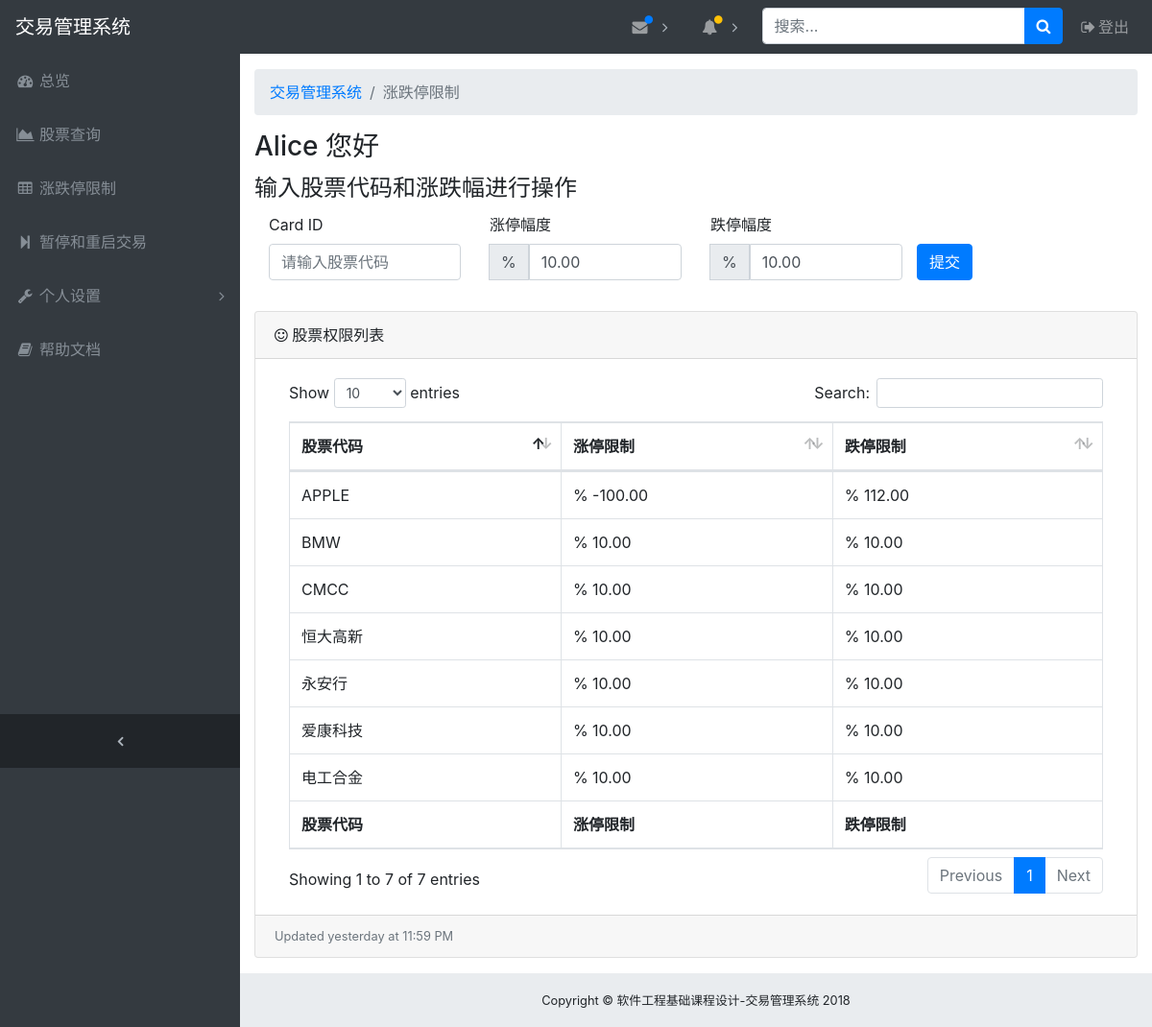
The page /confine (signed in) on the database as committed earlier.
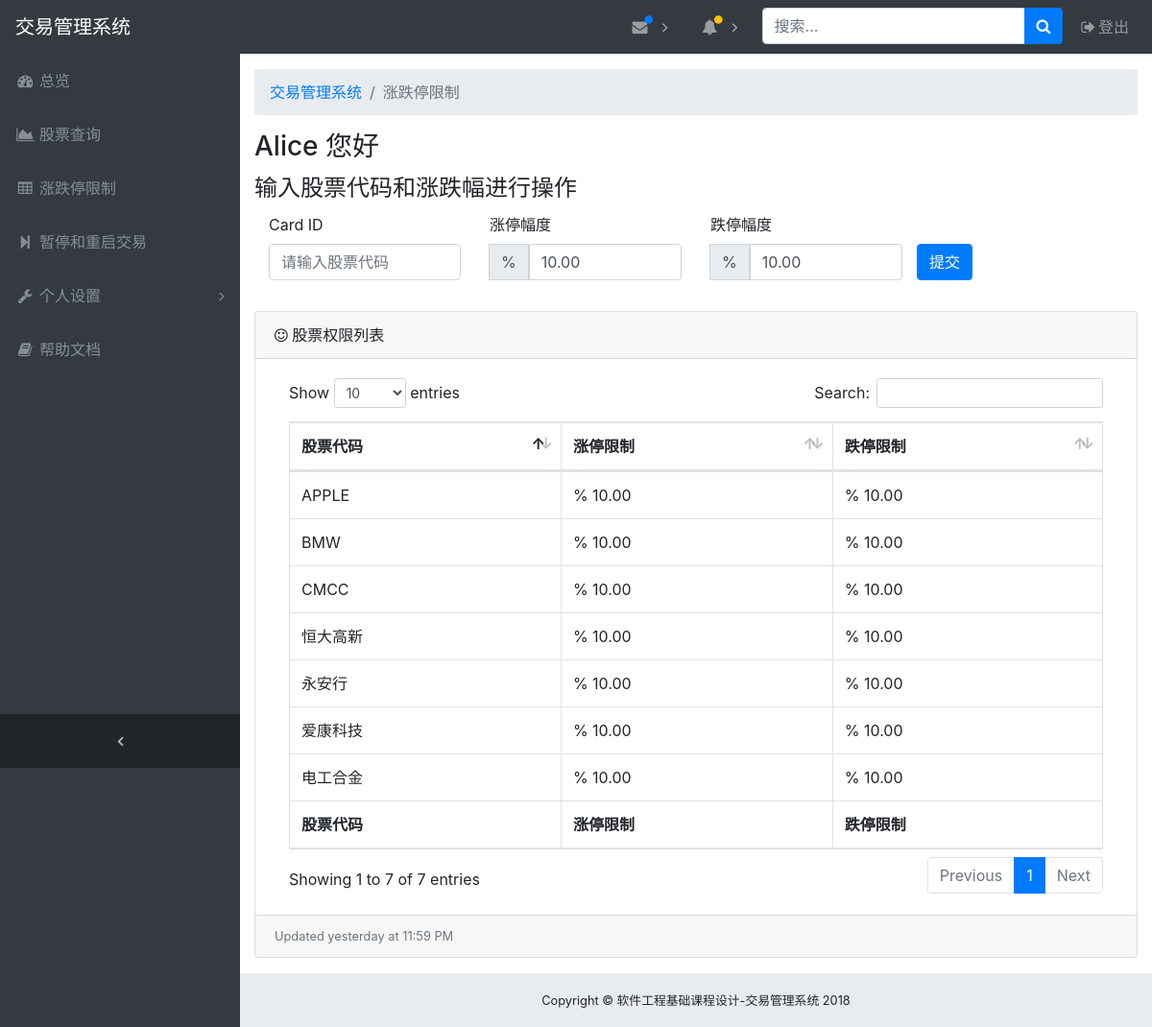
The same page on the database as committed later.
### app/models.py (models this page shows, shortened)
class Admin ( db.Model ):
    __tablename__ = "admin"
    id = db.Column ( db.String ( 32 ), primary_key=True )
    password_hash = db.Column ( db.String ( 32 ) )
    is_root = db.Column ( db.Boolean, default=False )
    def get_id(self):
        return self.id
    @property
    def password(self):
        raise AttributeError ( "Password unaccessible" )

class Stock ( db.Model ):
    __tablename__ = "stock"
    stock_inner_id = db.Column ( db.Integer, primary_key=True, autoincrement=True )
    stock_name = db.Column ( db.String ( 40 ), index=True )
    is_trading = db.Column ( db.Boolean, default=True )
    up_confine = db.Column ( db.DECIMAL ( 7, 2 ), default=10 )
    down_confine = db.Column ( db.DECIMAL ( 7, 2 ), default=10 )

### app/views.py (the view, shortened to what this page needs)
@app.route ( '/confine', methods=['GET', 'POST'] )
@login_required
def confine():
    form = ConfineForm ()
    auth_list = None
    user_id = current_user.get_id ()
    auth_list = Auth.query.filter_by ( admin_id=user_id )
    stock_list = []
    for auth in auth_list:
        stock_list.append ( Stock.query.filter_by ( stock_name=auth.stock_id ).first () )
    return render_template ( "confine.html", username=current_user.get_id (), stock_list=stock_list, form=form )

### app/forms.py
class ConfineForm ( FlaskForm ):
    stock_name = StringField ( "stock_name", validators=[DataRequired ()] )
    down_confine = DecimalField ( "down_confine", validators=[DataRequired ()] )
    up_confine = DecimalField ( "up_confine", validators=[DataRequired ()] )

### app/views.py (called while the page is built)
@app.before_request
def before_request():
    g.user = current_user

@lm.user_loader
def load_user(id):
    return Admin.query.get ( id )

### app/templates/confine.html (shortened to what this page needs)
{% set current_page = "涨跌停限制" %}
{% extends 'base.html' %}
{% block body %}
<div class="row clearfix">
    <div class="container">
        <h3>{{username}} 您好</h3>
        <legend>输入股票代码和涨跌幅进行操作</legend>
        <div class="col-md-12 column">
            <form method="POST" action="{{url_for('confine')}}" class="form-horizontal">
                <fieldset>
                    <div class="form-group">
                        <div class="row clearfix">
                            <div class="col-md-3 column">
                                <label>Card ID</label>
                                <input type="text" class="form-control required"
                                       name="stock_name" maxlength="40" placeholder="请输入股票代码">
                            </div>
                            <div class="col-md-3 column">
                                <label>涨停幅度</label>
                                <div class="input-group mb-3">
                                    <div class="input-group-append">
                                        <span class="input-group-text">%</span>
                                    </div>
                                    <input type="text" class="form-control required"
                                           name="up_confine"
                                           value="10.00" maxlength="16">
                                </div>
                            </div>
                            <div class="col-md-3 column">
                                <label>跌停幅度</label>
                                <div class="input-group mb-3">
                                    <div class="input-group-append">
                                        <span class="input-group-text">%</span>
                                    </div>
                                    <input type="text" class="form-control required"
                                           name="down_confine"
                                           value="10.00" maxlength="16">
                                </div>
                            </div>
                            <div class="col-md-offset-10 column">
                                <label>&nbsp;</label>
                                <br>
                                <button type="submit" class="btn btn-primary">提交</button>
                            </div>
                        </div>
                    </div>
                </fieldset>
            </form>
        </div>
    </div>
</div>
<div class="card mb-3">
    <div class="card-header">
        <i class="fa fa-smile-o"></i> 股票权限列表
    </div>
    <div class="card-body">
        <div class="table-responsive">
            <table class="table table-bordered" id="dataTable" width="100%" cellspacing="0">
                <thead>
                <tr>
                    <th>股票代码</th>
                    <th>涨停限制</th>
                    <th>跌停限制</th>
                </tr>
                </thead>
                <tfoot>
                <tr>
                    <th>股票代码</th>
                    <th>涨停限制</th>
                    <th>跌停限制</th>
                </tr>
                </tfoot>
                <tbody>
                {% for row in stock_list %}
                <tr>
                    <td>{{ row.stock_name }}</td>
                    <td>% {{ row.up_confine }}</td>
                    <td>% {{ row.down_confine }}</td>
                </tr>
                {% endfor %}
                </tbody>
            </table>
        </div>
    </div>
    <div class="card-footer small text-muted">Updated yesterday at 11:59 PM</div>
</div>
{% endblock%}

### app/templates/base.html (shortened to what this page needs)
<!DOCTYPE html>
<html lang="en">
<head>
    <link href="../static/vendor/bootstrap/css/bootstrap.min.css" rel="stylesheet">
    <link href="../static/vendor/font-awesome/css/font-awesome.min.css" rel="stylesheet" type="text/css">
    <link href="../static/vendor/datatables/dataTables.bootstrap4.css" rel="stylesheet">
    <link href="../static/css/sb-admin.css" rel="stylesheet">
</head>
<body class="fixed-nav sticky-footer bg-dark" id="page-top">
<nav class="navbar navbar-expand-lg navbar-dark bg-dark fixed-top" id="mainNav">
    <a class="navbar-brand" href="index.html">交易管理系统</a>
    <div class="collapse navbar-collapse" id="navbarResponsive">
        <ul class="navbar-nav navbar-sidenav" id="exampleAccordion">
            <li class="nav-item" data-toggle="tooltip" data-placement="right" title="Dashboard">
                <a class="nav-link" href="index.html">
                    <i class="fa fa-fw fa-dashboard"></i>
                    <span class="nav-link-text">总览</span>
                </a>
            </li>
            <li class="nav-item" data-toggle="tooltip" data-placement="right" title="Charts">
                <a class="nav-link" href="query">
                    <i class="fa fa-fw fa-area-chart"></i>
                    <span class="nav-link-text">股票查询</span>
                </a>
            </li>
            <li class="nav-item" data-toggle="tooltip" data-placement="right" title="Tables">
                <a class="nav-link" href="confine">
                    <i class="fa fa-fw fa-table"></i>
                    <span class="nav-link-text">涨跌停限制</span>
                </a>
            </li>
            <li class="nav-item" data-toggle="tooltip" data-placement="right" title="Config">
                <a class="nav-link" href="/trading">
                    <i class="fa fa-fw fa-step-forward"></i>
                    <span class="nav-link-text">暂停和重启交易</span>
                </a>
            </li>
            <li class="nav-item" data-toggle="tooltip" data-placement="right" title="Menu Levels">
                <a class="nav-link nav-link-collapse collapsed" data-toggle="collapse" href="#collapseMulti"
                   data-parent="#exampleAccordion">
                    <i class="fa fa-fw fa-wrench"></i>
                    <span class="nav-link-text">个人设置</span>
                </a>
            </li>
            <li class="nav-item" data-toggle="tooltip" data-placement="right" title="Link">
                <a class="nav-link" href="/tutorial">
                    <i class="fa fa-fw fa-book"></i>
                    <span class="nav-link-text">帮助文档</span>
                </a>
            </li>
        </ul>
        <ul class="navbar-nav sidenav-toggler">
            <li class="nav-item">
                <a class="nav-link text-center" id="sidenavToggler">
                    <i class="fa fa-fw fa-angle-left"></i>
                </a>
            </li>
        </ul>
        <ul class="navbar-nav ml-auto">
            <li class="nav-item dropdown">
                <a class="nav-link dropdown-toggle mr-lg-2" id="messagesDropdown" href="#" data-toggle="dropdown"
                   aria-haspopup="true" aria-expanded="false">
                    <i class="fa fa-fw fa-envelope"></i>
                    <span class="indicator text-primary d-none d-lg-block">
              <i class="fa fa-fw fa-circle"></i>
            </span>
                </a>
            </li>
            <li class="nav-item dropdown">
                <a class="nav-link dropdown-toggle mr-lg-2" id="alertsDropdown" href="#" data-toggle="dropdown"
                   aria-haspopup="true" aria-expanded="false">
                    <i class="fa fa-fw fa-bell"></i>
                    <span class="indicator text-warning d-none d-lg-block">
              <i class="fa fa-fw fa-circle"></i>
            </span>
                </a>
            </li>
            <li class="nav-item">
                <form class="form-inline my-2 my-lg-0 mr-lg-2">
                    <div class="input-group">
                        <input class="form-control" type="text" placeholder="搜索...">
                        <span class="input-group-append">
                <button class="btn btn-primary" type="button">
                  <i class="fa fa-search"></i>
                </button>
              </span>
                    </div>
                </form>
            </li>
            <li class="nav-item">
                <a class="nav-link" data-toggle="modal" data-target="#exampleModal">
                    <i class="fa fa-fw fa-sign-out"></i>登出</a>
            </li>
        </ul>
    </div>
</nav>
<div class="content-wrapper">
    <div class="container-fluid">
        <ol class="breadcrumb">
            <li class="breadcrumb-item">
                <a href="#">交易管理系统</a>
            </li>
            <li class="breadcrumb-item active">{{current_page}}</li>
        </ol>
        {% block body %}
        {% endblock %}
    </div>
    <footer class="sticky-footer">
        <div class="container">
            <div class="text-center">
                <small>Copyright © 软件工程基础课程设计-交易管理系统 2018</small>
            </div>
        </div>
    </footer>
</div>
</body>
</html>

### app/static/css/sb-admin.css (style rules this page uses)
html { position: relative; min-height: 100%; }
body { overflow-x: hidden; }
body.sticky-footer { margin-bottom: 56px; }
body.sticky-footer .content-wrapper { min-height: calc(100vh - 56px - 56px); }
body.fixed-nav { padding-top: 56px; }
.content-wrapper { min-height: calc(100vh - 56px); padding-top: 1rem; }
#mainNav .navbar-collapse { overflow: auto; max-height: 75vh; }
#mainNav .navbar-collapse .navbar-nav .nav-item .nav-link { cursor: pointer; }
#mainNav .navbar-collapse .navbar-sidenav .nav-link-collapse:after { float: right; content: '\f107'; font-family: 'FontAwesome'; }
#mainNav .navbar-collapse .navbar-sidenav .nav-link-collapse.collapsed:after { content: '\f105'; }
#mainNav .navbar-collapse .sidenav-toggler { display: none; }
#mainNav .navbar-collapse .navbar-nav > .nav-item.dropdown > .nav-link { position: relative; min-width: 45px; }
#mainNav .navbar-collapse .navbar-nav > .nav-item.dropdown > .nav-link:after { float: right; width: auto; content: '\f105'; border: none; font-family: 'FontAwesome'; }
#mainNav .navbar-collapse .navbar-nav > .nav-item.dropdown > .nav-link .indicator { position: absolute; top: 5px; left: 21px; font-size: 10px; }
@media (min-width: 992px) { #mainNav .navbar-brand { width: 250px; } }
@media (min-width: 992px) { #mainNav .navbar-collapse { overflow: visible; max-height: none; } }
@media (min-width: 992px) { #mainNav .navbar-collapse .navbar-sidenav { position: absolute; top: 0; left: 0; -webkit-flex-direction: column; -ms-flex-direction: column; flex-direction: column; margin-top: 56px; } }
@media (min-width: 992px) { #mainNav .navbar-collapse .navbar-sidenav > .nav-item { width: 250px; padding: 0; } }
@media (min-width: 992px) { #mainNav .navbar-collapse .navbar-sidenav > .nav-item > .nav-link { padding: 1em; } }
@media (min-width: 992px) { #mainNav .navbar-collapse .navbar-nav > .nav-item.dropdown > .nav-link { min-width: 0; } }
@media (min-width: 992px) { #mainNav .navbar-collapse .navbar-nav > .nav-item.dropdown > .nav-link:after { width: 24px; text-align: center; } }
#mainNav.fixed-top .sidenav-toggler { display: none; }
@media (min-width: 992px) { #mainNav.fixed-top .navbar-sidenav { height: calc(100vh - 112px); } }
@media (min-width: 992px) { #mainNav.fixed-top .sidenav-toggler { position: absolute; top: 0; left: 0; display: flex; -webkit-flex-direction: column; -ms-flex-direction: column; flex-direction: column; margin-top: calc(100vh - 56px); } }
@media (min-width: 992px) { #mainNav.fixed-top .sidenav-toggler > .nav-item { width: 250px; padding: 0; } }
@media (min-width: 992px) { #mainNav.fixed-top .sidenav-toggler > .nav-item > .nav-link { padding: 1em; } }
#mainNav.fixed-top.navbar-dark .sidenav-toggler { background-color: #212529; }
#mainNav.fixed-top.navbar-dark .sidenav-toggler a i { color: #adb5bd; }
.content-wrapper { overflow-x: hidden; background: white; }
@media (min-width: 992px) { .content-wrapper { margin-left: 250px; } }
#sidenavToggler i { font-weight: 800; }
#mainNav.navbar-dark .navbar-collapse .navbar-sidenav .nav-link-collapse:after { color: #868e96; }
#mainNav.navbar-dark .navbar-collapse .navbar-sidenav > .nav-item > .nav-link { color: #868e96; }
#mainNav.navbar-dark .navbar-collapse .navbar-nav > .nav-item.dropdown > .nav-link:after { color: #adb5bd; }
@media (min-width: 992px) { #mainNav.navbar-dark .navbar-collapse .navbar-sidenav { background: #343a40; } }
footer.sticky-footer { position: absolute; right: 0; bottom: 0; width: 100%; height: 56px; background-color: #e9ecef; line-height: 55px; }
@media (min-width: 992px) { footer.sticky-footer { width: calc(100% - 250px); } }

Rows that differ between the two databases and show on the page:
changed Stock "APPLE": up_confine "-100.00" → "10.00"; down_confine "112.00" → "10.00"
